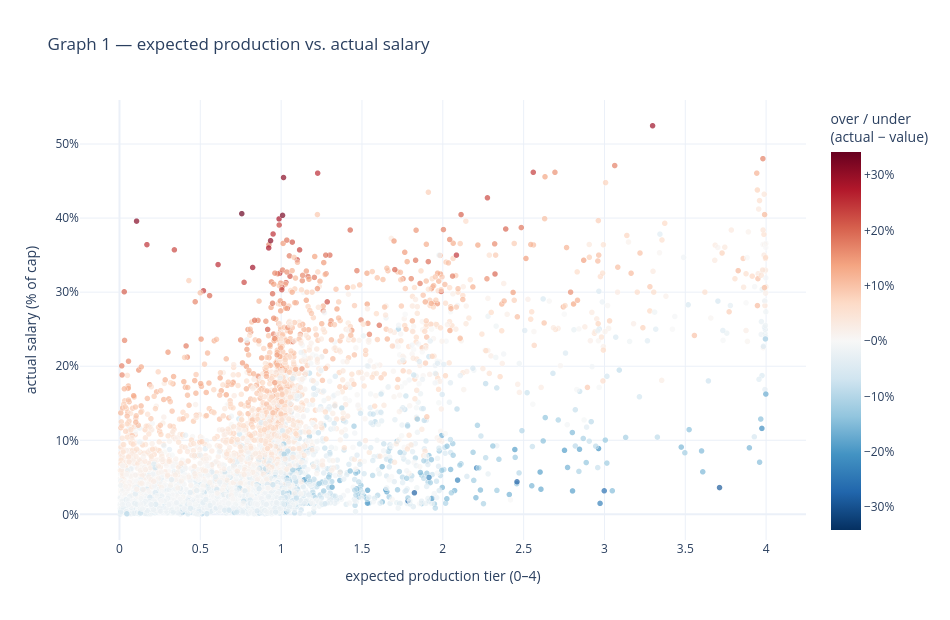

Notebook code for this chart:
### Markdown cell above
### 2.1 Expected production vs. actual salary

**x = expected production tier** (how good the box score says you are), **y = actual salary** (% of cap), colored by over/under-payment (red = overpaid, blue = underpaid). A fair market would rise along a diagonal. The breaks are the **upper-left** (low production, high pay → overpaid) and **lower-right** (star production, tiny pay → underpaid).

### Code cell
import plotly.express as px

def market_scatter(xcol, xlabel, title, diagonal=False):
    fig = px.scatter(df, x=xcol, y='cap_pct', color='resid',
        color_continuous_scale='RdBu_r', color_continuous_midpoint=0,
        custom_data=['Player','Team','Year','exp_prod','bpm','PTS','Salary','cap_pct','pred_cap','resid'],
        opacity=0.7, labels={xcol:xlabel, 'cap_pct':'actual salary (% of cap)', 'resid':'over/under'},
        title=title)
    fig.update_traces(marker=dict(size=6, line=dict(width=0.3, color='white')),
        hovertemplate=('<b>%{customdata[0]}</b> — %{customdata[1]}, %{customdata[2]}<br>'
            'expected production: %{customdata[3]:.2f}/4  (BPM %{customdata[4]:.1f}, PTS %{customdata[5]:.1f})<br>'
            'actual salary: $%{customdata[6]:,.0f} = %{customdata[7]:.1%} of cap<br>'
            'production-based market value: %{customdata[8]:.1%} of cap<br>'
            'over/under: %{customdata[9]:+.1%}<extra></extra>'))
    fig.update_layout(width=950, height=620, template='plotly_white',
        yaxis=dict(tickformat='.0%'),
        coloraxis_colorbar=dict(title='over / under<br>(actual − value)', tickformat='+.0%'))
    if diagonal:
        hi = max(df[xcol].max(), df['cap_pct'].max())
        fig.add_shape(type='line', x0=0, y0=0, x1=hi, y1=hi, line=dict(dash='dash', color='gray'))
        fig.update_xaxes(tickformat='.0%')
        fig.add_annotation(x=0, y=hi, xanchor='left', yanchor='top',
                           text='OVERPAID<br>(bad deals)', showarrow=False, font=dict(color='#a50f15', size=11))
        fig.add_annotation(x=hi, y=0, xanchor='right', yanchor='bottom',
                           text='UNDERPAID', showarrow=False, font=dict(color='#08519c', size=11))
    return fig

market_scatter('exp_prod', 'expected production tier (0–4)',
               'Graph 1 — expected production vs. actual salary').show()

### Figure 1 — Plotly figure (JSON) as saved in the notebook; plotly's stock layout.template omitted (floating-point values rounded to 4 significant figures; data arrays with more than 128 entries replaced by an {"elided": "..."} marker saying what was removed)
{"data": [{"customdata": {"elided": "6020x10 mixed values"}, "hovertemplate": "<b>%{customdata[0]}</b> — %{customdata[1]}, %{customdata[2]}<br>expected production: %{customdata[3]:.2f}/4  (BPM %{customdata[4]:.1f}, PTS %{customdata[5]:.1f})<br>actual salary: $%{customdata[6]:,.0f} = %{customdata[7]:.1%} of cap<br>production-based market value: %{customdata[8]:.1%} of cap<br>over/under: %{customdata[9]:+.1%}<extra></extra>", "legendgroup": "", "marker": {"color": {"elided": "6020 float values"}, "coloraxis": "coloraxis", "line": {"color": "white", "width": 0.3}, "opacity": 0.7, "size": 6, "symbol": "circle"}, "mode": "markers", "name": "", "showlegend": false, "type": "scattergl", "x": {"elided": "6020 float values"}, "xaxis": "x", "y": {"elided": "6020 float values"}, "yaxis": "y"}], "layout": {"coloraxis": {"cmid": 0, "colorbar": {"tickformat": "+.0%", "title": {"text": "over / under<br>(actual − value)"}}, "colorscale": [[0, "rgb(5,48,97)"], [0.1, "rgb(33,102,172)"], [0.2, "rgb(67,147,195)"], [0.3, "rgb(146,197,222)"], [0.4, "rgb(209,229,240)"], [0.5, "rgb(247,247,247)"], [0.6, "rgb(253,219,199)"], [0.7, "rgb(244,165,130)"], [0.8, "rgb(214,96,77)"], [0.9, "rgb(178,24,43)"], [1, "rgb(103,0,31)"]]}, "height": 620, "legend": {"tracegroupgap": 0}, "title": {"text": "Graph 1 — expected production vs. actual salary"}, "width": 950, "xaxis": {"anchor": "y", "domain": [0, 1], "title": {"text": "expected production tier (0–4)"}}, "yaxis": {"anchor": "x", "domain": [0, 1], "tickformat": ".0%", "title": {"text": "actual salary (% of cap)"}}}}
